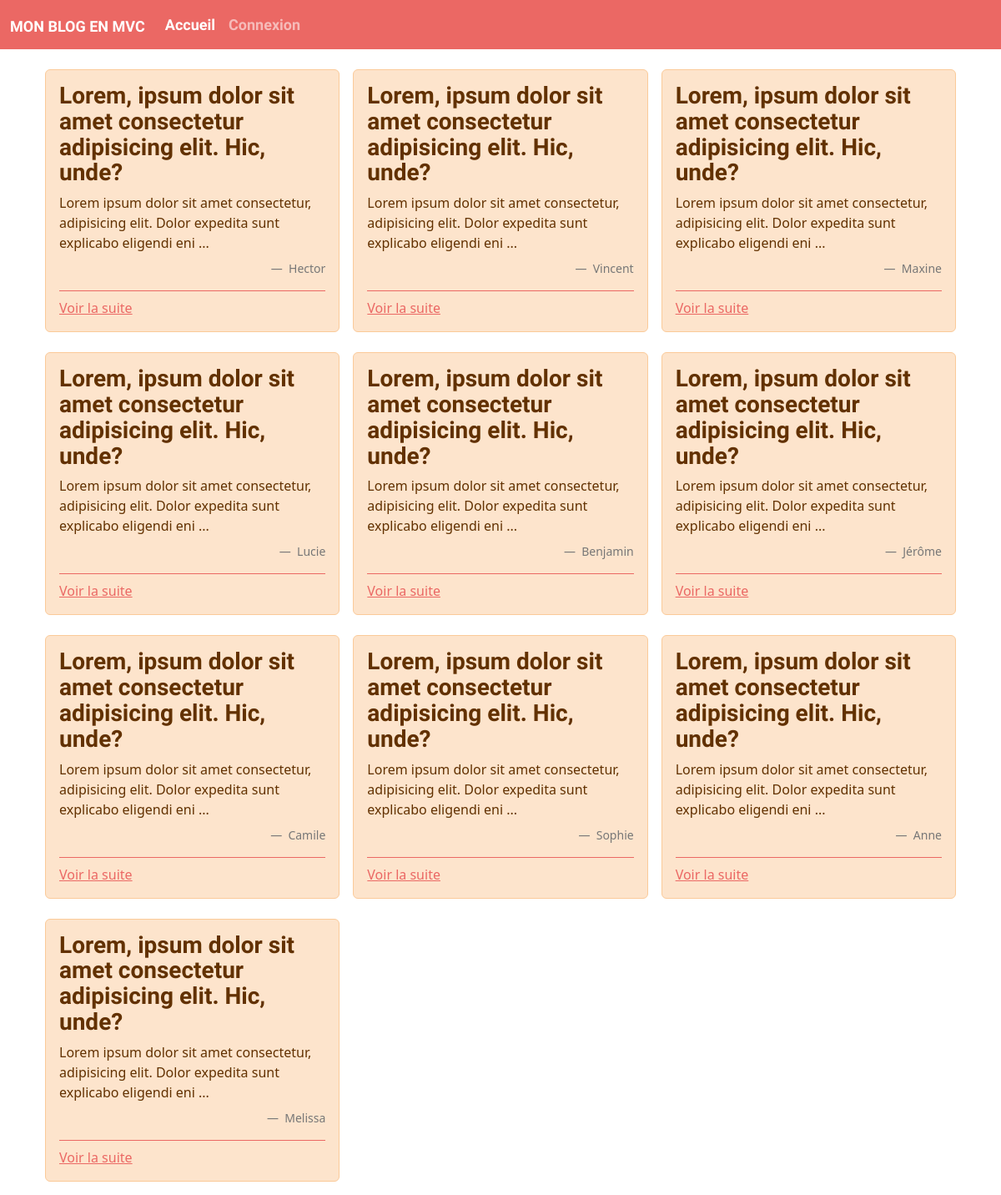
The page / on the database its author committed.
### tables this page shows
CREATE TABLE `post` (
  `id` int(11) NOT NULL,
  `title` varchar(255) NOT NULL,
  `content` text NOT NULL,
  `user` varchar(255) NOT NULL,
  `date` datetime NOT NULL DEFAULT CURRENT_TIMESTAMP
);

### controller/postController.php (called while the page is built, shortened)
<?php
function home()
{
    require dirname(__DIR__) . '/model/postRepository.php';
    $posts = findAll();
    return render('home', compact('posts'));
}
function render($view, $datas)
{
    extract($datas);
    require dirname(__DIR__) . '/view/post/' . $view . '.php';
    $content = ob_get_clean();
    require dirname(__DIR__) . '/view/base.php';
}

### model/postRepository.php (called while the page is built, shortened)
<?php
function getConnection(): PDO
{
    try {
        $options = [
            PDO::ATTR_ERRMODE => PDO::ERRMODE_EXCEPTION,
            PDO::MYSQL_ATTR_INIT_COMMAND => "SET NAMES utf8"
        ];
        return new PDO('mysql:host=localhost;dbname=simplon_blog', 'root', '', $options);
    } catch (PDOException $e) {
        print_r("Erreur lors de la connexion (message = $e->getMessage() )<br>");
        die();
    }
}
function findAll(): array
{
    $db = getConnection();
    $query = $db->prepare('SELECT id, date, title, LEFT(content, 100) as content, user FROM post');
    $query->execute();
    $posts = $query->fetchAll();
    return $posts;
}

### view/post/home.php (the view)
<div>
    <div class="container">
        <div class="row row-cols-3 gx-3 gy-2 mt-3">
            <?php
            foreach ($posts as $post) :
            ?>
                <div class="col">
                    <div class="bs-component">
                        <div class="alert alert-danger">
                            <h3><?= nl2br(htmlentities($post['title'])) ?></h3>
                            <div><?= nl2br(htmlentities($post['content'])) ?> ...</div>
                            <div class="text-end">
                                <figcaption class="blockquote-footer  mt-2">
                                    <?= $post['user'] ?>
                                </figcaption>
                            </div>
                            <div class="border-top border-primary mt-2 pt-2"><a href=<?= "?page=post.show&id=" . $post['id'] ?>>Voir la suite</a></div>
                        </div>
                    </div>
                </div>
            <?php endforeach; ?>
        </div>
    </div>
</div>

### public/index.php
<?php
$path = dirname(__DIR__);
$page = isset($_GET['page']) ? $_GET['page'] : 'post.home';
try {
    if ($page === 'post.home') {
        include $path . '/controller/postController.php';
        home();
    } elseif ($page === 'post.show') {
        include $path . '/controller/postController.php';
        show($_GET['id']);
    } elseif ($page === 'connexion') {
        include $path . '/controller/userController.php';
        home();
    } else {
        throw new Exception('404');
    }
} catch (Exception $e) {
    include $path . '/controller/errorController.php';
    showError($e);
}

### view/base.php (shortened to what this page needs)
<!DOCTYPE html>
<html lang="fr">
<head>
    <link rel="stylesheet" href="https://bootswatch.com/5/journal/bootstrap.min.css">
</head>
<body>
    <div>
        <?php require 'common/_nav.php'; ?>
    </div>
    <div class="container">
        <?= $content ?>
    </div>
</body>
</html>

### view/common/_nav.php (shortened to what this page needs)
<nav class="navbar navbar-expand-lg navbar-dark bg-primary">
    <div class="container-fluid">
        <a class="navbar-brand" href="#">Mon blog en mvc</a>
        <div class="collapse navbar-collapse" id="navbarColor01">
            <ul class="navbar-nav me-auto">
                <li class="nav-item">
                    <a class="nav-link <?php if (str_contains($_GET['page'], 'post') || !isset($_GET['page'])) echo 'active' ?>" href="index.php">Accueil</a>
                </li>
                <li class="nav-item">
                    <a class="nav-link <?php if ($_GET['page'] === 'connexion') echo 'active' ?>" href="?page=connexion">Connexion</a>
                </li>
        </div>
    </div>
</nav>

### rows shown on the page
post: title "Lorem, ipsum dolor sit amet consectetur adipisicing elit. Hic, unde?", content "Lorem ipsum dolor sit amet consectetur, adipisicing elit. Dolor expedita sunt explicabo eligendi eni", user "Hector"
post: title "Lorem, ipsum dolor sit amet consectetur adipisicing elit. Hic, unde?", content "Lorem ipsum dolor sit amet consectetur, adipisicing elit. Dolor expedita sunt explicabo eligendi eni", user "Vincent"
post: title "Lorem, ipsum dolor sit amet consectetur adipisicing elit. Hic, unde?", content "Lorem ipsum dolor sit amet consectetur, adipisicing elit. Dolor expedita sunt explicabo eligendi eni", user "Maxine"
post: title "Lorem, ipsum dolor sit amet consectetur adipisicing elit. Hic, unde?", content "Lorem ipsum dolor sit amet consectetur, adipisicing elit. Dolor expedita sunt explicabo eligendi eni", user "Lucie"
post: title "Lorem, ipsum dolor sit amet consectetur adipisicing elit. Hic, unde?", content "Lorem ipsum dolor sit amet consectetur, adipisicing elit. Dolor expedita sunt explicabo eligendi eni", user "Benjamin"
post: title "Lorem, ipsum dolor sit amet consectetur adipisicing elit. Hic, unde?", content "Lorem ipsum dolor sit amet consectetur, adipisicing elit. Dolor expedita sunt explicabo eligendi eni", user "Jérôme"
post: title "Lorem, ipsum dolor sit amet consectetur adipisicing elit. Hic, unde?", content "Lorem ipsum dolor sit amet consectetur, adipisicing elit. Dolor expedita sunt explicabo eligendi eni", user "Camile"
post: title "Lorem, ipsum dolor sit amet consectetur adipisicing elit. Hic, unde?", content "Lorem ipsum dolor sit amet consectetur, adipisicing elit. Dolor expedita sunt explicabo eligendi eni", user "Sophie"
post: title "Lorem, ipsum dolor sit amet consectetur adipisicing elit. Hic, unde?", content "Lorem ipsum dolor sit amet consectetur, adipisicing elit. Dolor expedita sunt explicabo eligendi eni", user "Anne"
post: title "Lorem, ipsum dolor sit amet consectetur adipisicing elit. Hic, unde?", content "Lorem ipsum dolor sit amet consectetur, adipisicing elit. Dolor expedita sunt explicabo eligendi eni", user "Melissa"
